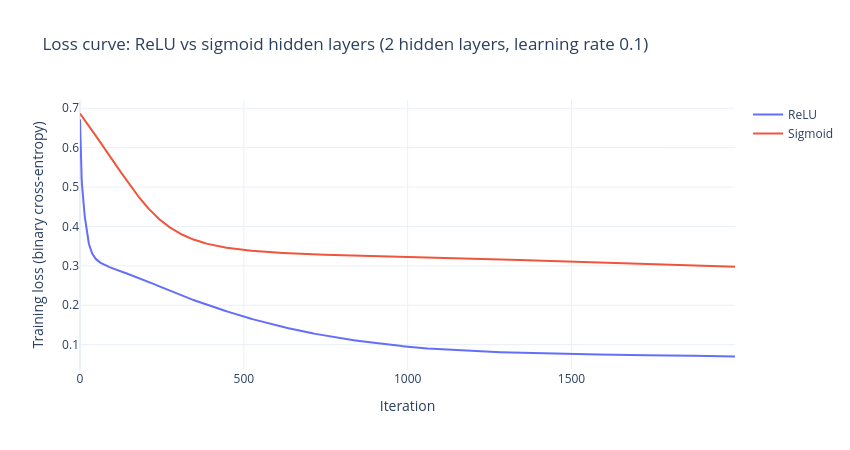

Notebook source saved alongside this figure:
### Markdown cell above
## 4. Experiments

### 4.1 ReLU vs sigmoid (2 hidden layers, learning rate 0.1)

### Code cell
plot_loss_curves(
    keys=[("relu", "2 hidden", 0.1), ("sigmoid", "2 hidden", 0.1)],
    labels=["ReLU", "Sigmoid"],
    title="Loss curve: ReLU vs sigmoid hidden layers (2 hidden layers, learning rate 0.1)",
)
results[(results["Depth"] == "2 hidden") & (results["Learning rate"] == 0.1)]

### Figure 1 — Plotly figure (JSON) as saved in the notebook; plotly's stock layout.template omitted (floating-point values rounded to 4 significant figures; data arrays with more than 128 entries replaced by an {"elided": "..."} marker saying what was removed)
{"data": [{"mode": "lines", "name": "ReLU", "type": "scatter", "y": {"elided": "2000 float values"}}, {"mode": "lines", "name": "Sigmoid", "type": "scatter", "y": {"elided": "2000 float values"}}], "layout": {"height": 450, "title": {"text": "Loss curve: ReLU vs sigmoid hidden layers (2 hidden layers, learning rate 0.1)"}, "width": 850, "xaxis": {"title": {"text": "Iteration"}}, "yaxis": {"title": {"text": "Training loss (binary cross-entropy)"}}}}
